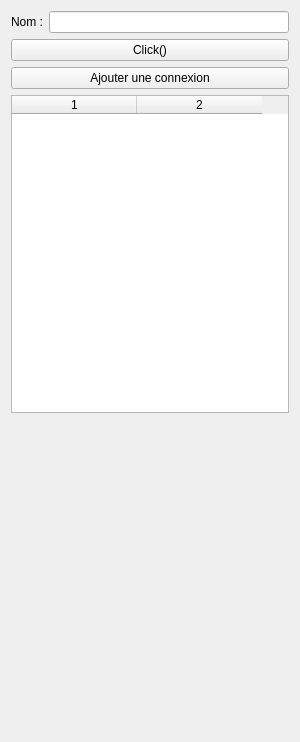
<?xml version="1.0" encoding="UTF-8"?>
<ui version="4.0">
 <class>PushButtonOptionWidget</class>
 <widget class="QWidget" name="PushButtonOptionWidget">
  <property name="geometry">
   <rect>
    <x>0</x>
    <y>0</y>
    <width>300</width>
    <height>742</height>
   </rect>
  </property>
  <property name="windowTitle">
   <string>Form</string>
  </property>
  <layout class="QVBoxLayout" name="verticalLayout_2">
   <item>
    <layout class="QVBoxLayout" name="verticalLayout">
     <item>
      <layout class="QHBoxLayout" name="horizontalLayout">
       <item>
        <widget class="QLabel" name="label">
         <property name="text">
          <string>Nom :</string>
         </property>
        </widget>
       </item>
       <item>
        <widget class="QLineEdit" name="_objectNameEdit"/>
       </item>
      </layout>
     </item>
     <item>
      <widget class="QPushButton" name="_pushButton">
       <property name="text">
        <string>Click()</string>
       </property>
      </widget>
     </item>
     <item>
      <widget class="QPushButton" name="_addConnexionButton">
       <property name="text">
        <string>Ajouter une connexion</string>
       </property>
      </widget>
     </item>
     <item>
      <widget class="QTableWidget" name="_connexionTable">
       <property name="columnCount">
        <number>2</number>
       </property>
       <attribute name="horizontalHeaderDefaultSectionSize">
        <number>125</number>
       </attribute>
       <column/>
       <column/>
      </widget>
     </item>
     <item>
      <spacer name="verticalSpacer">
       <property name="orientation">
        <enum>Qt::Vertical</enum>
       </property>
       <property name="sizeHint" stdset="0">
        <size>
         <width>20</width>
         <height>40</height>
        </size>
       </property>
      </spacer>
     </item>
    </layout>
   </item>
  </layout>
 </widget>
 <resources/>
 <connections/>
</ui>
